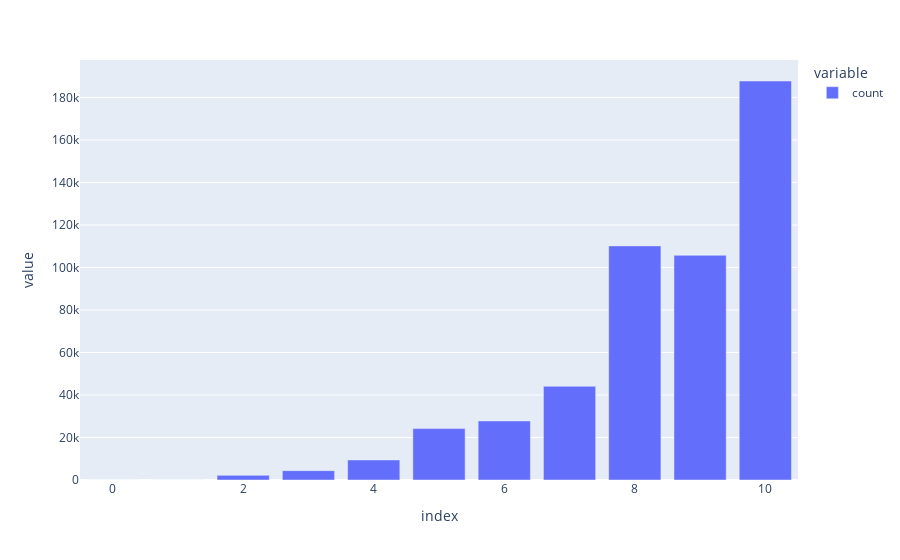

Write notebook code for a chart like this one.
### Code cell
fig1 = px.bar(ddata1)
fig1.show()

### Figure 1 — Plotly figure (JSON) as saved in the notebook; plotly's stock layout.template omitted (floating-point values rounded to 4 significant figures)
{"data": [{"alignmentgroup": "True", "hovertemplate": "variable=count<br>index=%{x}<br>value=%{y}<extra></extra>", "legendgroup": "count", "marker": {"color": "#636efa", "pattern": {"shape": ""}}, "name": "count", "offsetgroup": "count", "orientation": "v", "showlegend": true, "textposition": "auto", "type": "bar", "x": [0, 1, 2, 3, 4, 5, 6, 7, 8, 9, 10], "xaxis": "x", "y": [0, 0, 2199, 4406, 9436, 24188, 27800, 44088, 110155, 105722, 187744], "yaxis": "y"}], "layout": {"barmode": "relative", "legend": {"title": {"text": "variable"}, "tracegroupgap": 0}, "margin": {"t": 60}, "xaxis": {"anchor": "y", "domain": [0, 1], "title": {"text": "index"}}, "yaxis": {"anchor": "x", "domain": [0, 1], "title": {"text": "value"}}}}
